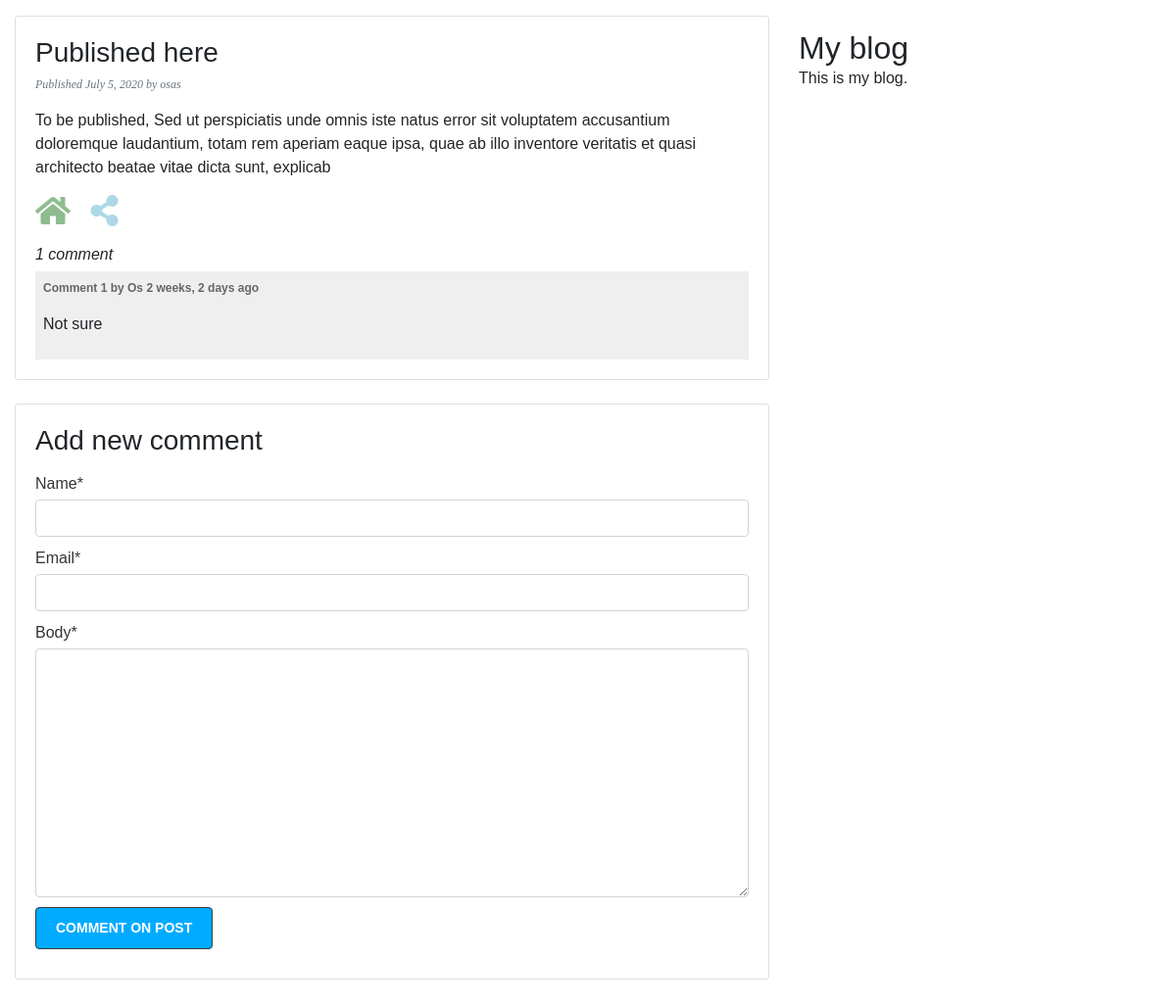
The app's page /blog/2020/7/5/published-here/ with its own data.
### blog/models.py (models this page shows, shortened)
class Post(models.Model):
    STATUS_CHOICES = (
        ('draft', 'Draft'),
        ('published', 'Published'),
    )
    author = models.ForeignKey(User, on_delete=models.CASCADE, related_name='blog_posts')
    title = models.CharField(max_length=200, unique=True)  # unique=True: to ensure that a title should not be repeated
    slug = models.SlugField(max_length=200, unique_for_date='publish')  # publish date is used to build the slug
    body = models.TextField()
    publish = models.DateTimeField(default=timezone.now)  # returns the current datetime in a timezone
    created = models.DateTimeField(auto_now_add=True)
    updated = models.DateTimeField(auto_now=True)  # changes whenever the 'save' button is pressed
    status = models.CharField(max_length=10, choices=STATUS_CHOICES, default='draft')
    published = PublishedManager()  # custom manager
    class Meta:
        ordering = ('-publish',)  # sort according to the latest/newest post

class Comment(models.Model):
    post = models.ForeignKey(Post, on_delete=models.CASCADE, related_name='comments')
    name = models.CharField(max_length=25)
    email = models.EmailField()
    body = models.TextField()
    created = models.DateTimeField(auto_now_add=True)  # date added to db the first time it's created
    updated = models.DateTimeField(auto_now=True)  # date added whenever the 'save' button is pressed
    active = models.BooleanField(default=True)  # to manually deactivate inappropriate comments
    class Meta:
        ordering = ('created',)

### blog/views.py (the view)
# urls.py: path('<int:year>/<int:month>/<int:day>/<slug:post>/', views.blog_post_detail, name='post_detail'),
def blog_post_detail(request, year, month, day, post):
    post = get_object_or_404(Post,
                             publish__year=year,
                             publish__month=month,
                             publish__day=day,
                             slug=post
                             )
    comments = post.comments.filter(active=True)
    new_comment = None
    if request.method == 'POST':  # user clicks send
        comment_form = CommentForm(request.POST)  # create a form instance with the submitted data
        if comment_form.is_valid():
            new_comment = comment_form.save(commit=False)  # creates a comment obj using 'save()', but don't save to db
            new_comment.post = post  # assigns current post to the comment
            print(new_comment.post)
            new_comment.save()  # saves the comment to the db
    else:
        comment_form = CommentForm()  # creates a new form instance to display the empty form
    context = {'post': post,
               'comments': comments,
               'new_comment': new_comment,
               'comment_form': comment_form}
    return render(request, 'post/detail.html', context)

### blog/forms.py
class CommentForm(forms.ModelForm):  # ModelForm: Allows you to build forms tied to model(Comment) instances
    class Meta:
        model = Comment  # selects model to build form
        fields = ('name', 'email', 'body')  # selects fields from the Comment model to be used in the form

### blog/models.py (called while the page is built)
    def get_queryset(self):
        return super(PublishedManager, self).get_queryset().filter(status='published')

### blog/templates/post/detail.html (shortened to what this page needs)
{% extends 'blog/base.html' %}
{% load humanize %}
{% load static %}
{% load crispy_forms_tags %}
{% block content %}
    <div class="card mt-3">
        <div class="card-body">
            <h3 class="card-title">{{ post.title }}</h3>
            <p class="card-subtitle mb-2 text-muted date">Published {{ post.publish|naturalday }}
                by {{ post.author }}</p>
            <p class="card-text">{{ post.body|linebreaks }}</p>
            <ul class="list-inline">
                <li class="list-inline-item">
                    <a href="{% url "blog:post_list" %}">
                        <i class="fa fa-home fa-2x detail-home"></i>
                    </a>
                </li>
                <li class="list-inline-item ml-2">
                    <a href="{% url "blog:post_share" post.id %}">
                        <i class="fa fa-share-alt fa-2x detail-share"></i>
                    </a>
                </li>
            </ul>
            {% with comments.count as total_comments %}
                <i><h6>{{ total_comments }} comment{{ total_comments|pluralize }}</h6></i>
            {% endwith %}
            {% for comment in comments %}
                <div class="comment">
                    <p class="info">
                        Comment {{ forloop.counter }} by {{ comment.name }} {{ comment.created|naturaltime }}
                    </p>
                    {{ comment.body|linebreaks }}
                </div>
            {% empty %}
                <p>No comments yet</p>
            {% endfor %}
        </div>
    </div>
    <div class="card mt-4 mb-5">
        <div class="card-body">
            {% if new_comment %}
                <h6 id="message">Comment added.</h6>
            {% else %}
                <h3>Add new comment</h3>
                <form method="post">
                    <p class="card-text"> {{ comment_form|crispy }}</p>
                    <input type="submit" value="Comment on post" class="btn btn-outline-dark">
                </form>
            {% endif %}
        </div>
    </div>
{% endblock %}

### static/css/all.css (style rules this page uses)
.fa, .fas, .far, .fal, .fab { -moz-osx-font-smoothing: grayscale; -webkit-font-smoothing: antialiased; display: inline-block; font-style: normal; font-variant: normal; text-rendering: auto; line-height: 1; }
.fa-2x { font-size: 2em; }
.fa-home:before { content: "\f015"; }
.fa-share-alt:before { content: "\f1e0"; }
.fa, .fas { font-family: 'Font Awesome 5 Free'; font-weight: 900; }

### static/css/blog.css (style rules this page uses)
body { margin: 0; padding: 0; font-family: helvetica, sans-serif; }
a { color: #00abff; text-decoration: none; }
p.date { color: #ccc; font-family: georgia, serif; font-size: 12px; font-style: italic; }
.detail-home { color: darkseagreen; }
.detail-share { color: lightblue; }
label { float: left; clear: both; color: #333; margin-bottom: 4px; }
input, textarea { clear: both; float: left; margin: 0 0 10px; background: #ededed; border: 0; padding: 6px 10px; font-size: 12px; }
input[type=submit] { font-weight: bold; background: #00abff; color: #fff; padding: 10px 20px; font-size: 14px; text-transform: uppercase; }
.comment { padding: 8px; }
.comment:nth-child(even) { background: #efefef; }
.comment .info { font-weight: bold; font-size: 12px; color: #666; }

### records on screen
Post: title "Published here", publish "July 5, 2020", author "osas", body "To be published, Sed ut perspiciatis unde omnis iste natus error sit voluptatem accusantium doloremque laudantium, totam rem aperiam eaque ipsa, quae ab illo inventore veritatis et quasi architecto beatae vitae dicta sunt, explicab"
Comment: name "Os", created "2 weeks, 2 days ago", body "Not sure"

### other values on screen
{{ total_comments }} "1"
